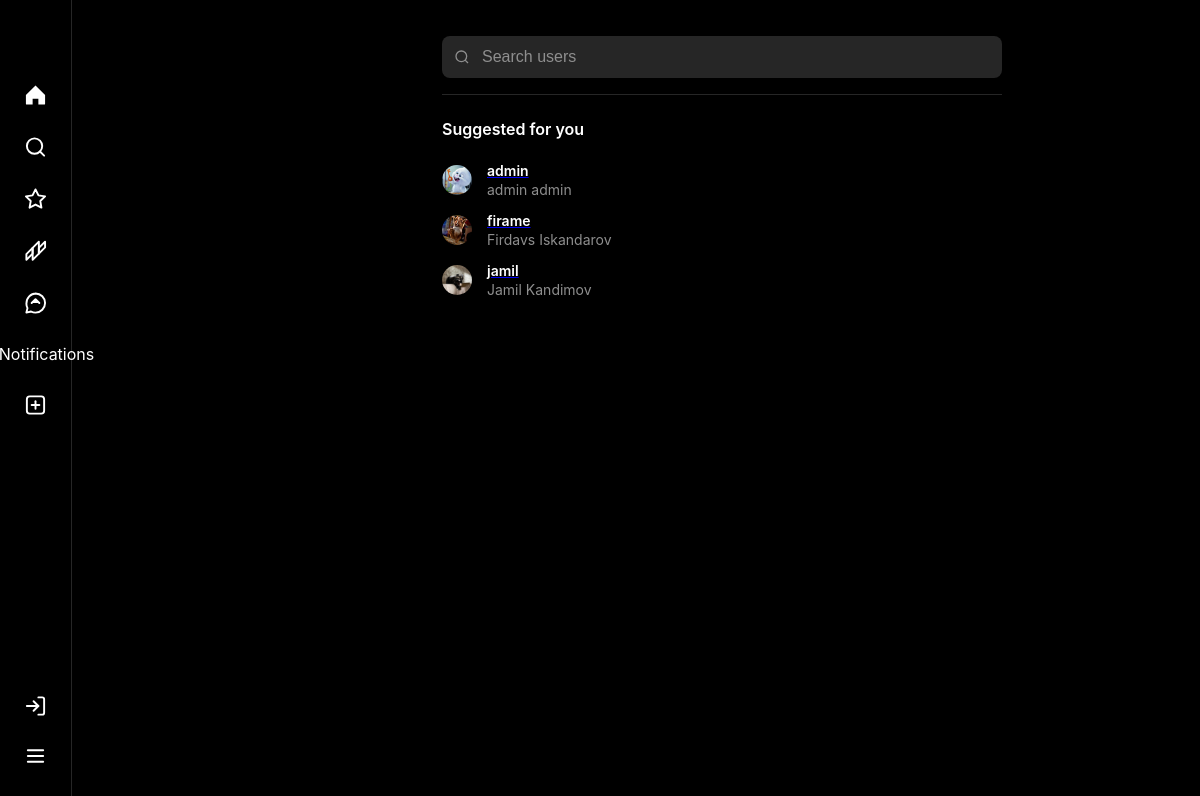
The app's page /users/search/, older data.
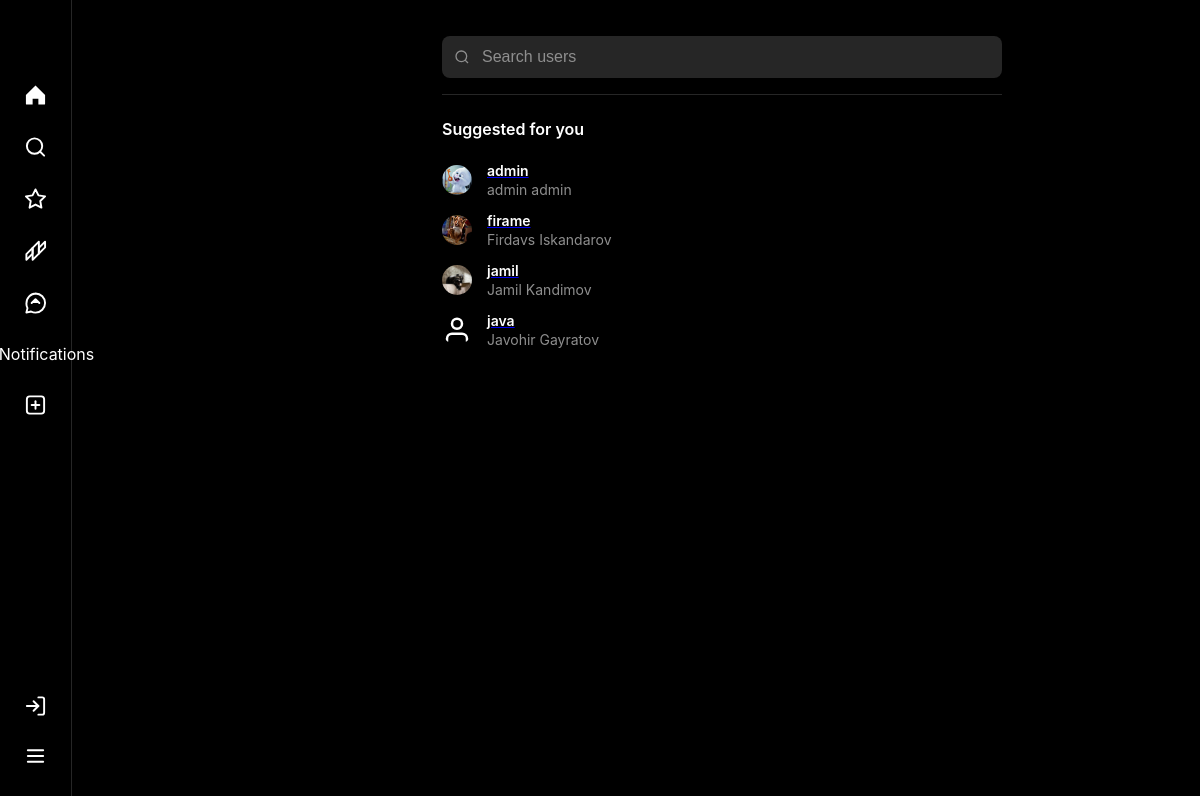
The same page, newer data.
### users/models.py (models this page shows, shortened)
class UserModel(AbstractUser):
    bio = models.CharField(max_length=255, null=True, blank=True)
    avatar = models.ImageField(upload_to='user/avatars/', null=True, blank=True)
    website = models.URLField(null=True, blank=True)
    class GenderChoice(models.TextChoices):
        MALE = 'MALE', 'Male'
        FEMALE = 'FEMALE', 'Female'
        NOT_GIVEN = "NOT_GIVEN", "Not given"
    gender = models.CharField(
        max_length=10,
        choices=GenderChoice.choices,
        default=GenderChoice.NOT_GIVEN,
        null=True,
        blank=True
    )

### users/views.py (the view)
# urls.py: path('search/', views.UserListView.as_view(), name='search'),
class UserListView(ListView):
    template_name = 'search.html'
    context_object_name = 'users'
    def get_queryset(self):
        qs = UserModel.objects.exclude(id=self.request.user.id)
        q = self.request.GET.get('q')
        if q:
            qs = qs.filter(username__icontains=q)
        return qs

### templates/search.html (shortened to what this page needs)
{% extends "base.html" %}
{% load static %}
{% block content %}
<form method="GET" class="search-container">
    <div class="search-header">
        <div class="search-bar">
            <svg class="search-icon" width="16" height="16" viewBox="0 0 24 24" fill="none" stroke="currentColor"
                 stroke-width="2">
                <circle cx="11" cy="11" r="8"/>
                <path d="m21 21-4.35-4.35"/>
            </svg>
            <input type="text" name="q" placeholder="Search users" class="search-input" id="search-input"
                   autocomplete="off">
        </div>
    </div>
    <div class="suggested-users" id="suggested-users">
        <div class="section-header">
            <h3>Suggested for you</h3>
        </div>
        <div class="users-list">
            {% for user in users %}
            <div class="user-profile-section">
                <div class="user-info">
                    {% if user.avatar %}
                    <img style="height: 30px; width: 30px; border-radius: 50%; object-fit: fit; margin-right: 15px;"
                         src="{{ user.avatar.url }}">
                    {% else %}
                    <svg class="icon"
                         viewBox="0 0 24 24"
                         fill="none"
                         stroke="currentColor"
                         stroke-width="2"
                         style="height: 30px; width: 30px; border-radius: 50%; margin-right: 15px;">
                        <path d="M20 21v-2a4 4 0 0 0-4-4H8a4 4 0 0 0-4 4v2"/>
                        <circle cx="12" cy="7" r="4"/>
                    </svg>
                    {% endif %}
                    <div class="user-details">
                        <a href="{% url 'profile-another' pk=user.pk %}">
                            <h3>{{ user.username }}</h3>
                        </a>
                        <p>{{ user.first_name }} {{ user.last_name }} </p>
                    </div>
                </div>
            </div>
            {% endfor %}
        </div>
    </div>
</form>
{% endblock %}

Row changes from the older to the newer data that the page shows:
added UserModel: username "java", first_name "Javohir", last_name "Gayratov"
